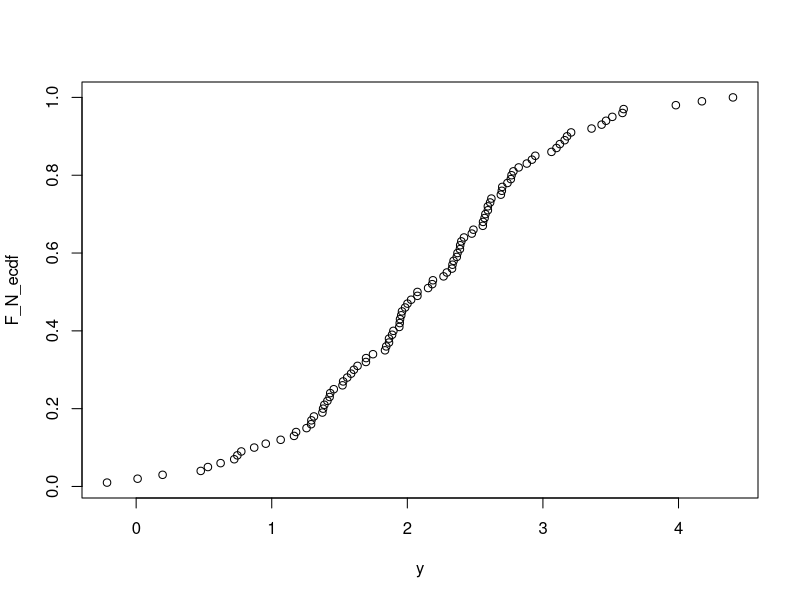
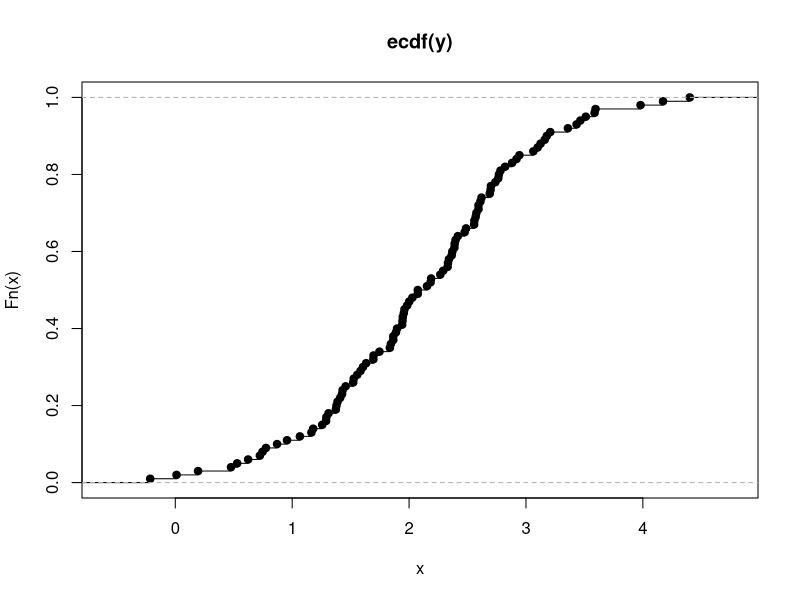
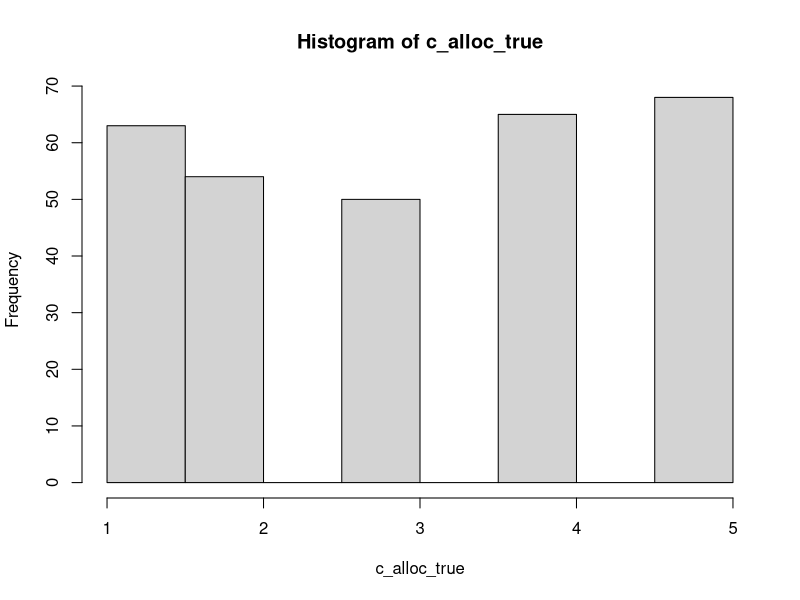
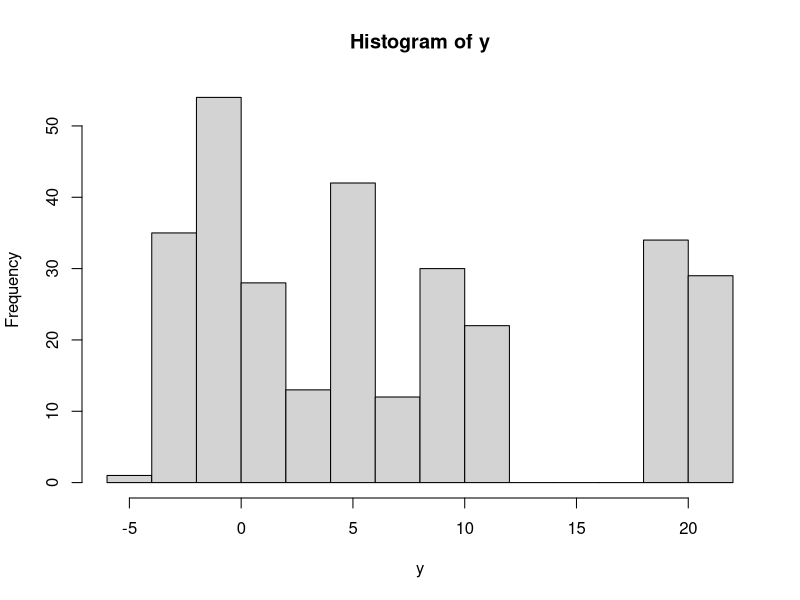

R code for these plots, in order: (Note: this script raises an error after producing the figures.)
# Kolmogorov Smirnov distance


set.seed(1)

n=100
y = rnorm(n, 2, 1)
Fn = ecdf(y)
knots_vec = knots(Fn)

ecdf_func <- function(data) { 
  Length <- length(data) 
  sorted <- sort(data) 
  
  ecdf <- rep(0, Length) 
  for (i in 1:n) { 
    ecdf[i] <- sum(sorted <= data[i]) / Length 
  } 
  return(ecdf) 
} 

F_N_ecdf <- ecdf_func(y) 
F_N_ecdf_sort = sort(F_N_ecdf)

plot(y, F_N_ecdf)

plot(Fn)

F_parametric <- function(x, mean, sd){
  f = pnorm(x, mean = mean, sd = sd)
  return(f)
}


mu = 2
sigma = 1

distance_vec = numeric(n-1)
distance_vec[1] = abs(F_parametric(knots_vec[1], mu, sigma) - F_N_ecdf_sort[1])

for(i in 2:n){
  x_i = knots_vec[i-1]
  x_i_next = knots_vec[i]
  
  d1 = abs(F_parametric(x_i, mu, sigma) - F_N_ecdf_sort[i])
  d2 = abs(F_parametric(x_i_next, mu, sigma) - F_N_ecdf_sort[i])
  distance_vec[i] = max(d1, d2)
}

KS = max(distance_vec)
print(KS)

KS_distance_uninorm <- function(observed_data, mu0, sd0){
  
  ecdf_func <- function(data) { 
    Length <- length(data) 
    sorted <- sort(data) 
    
    ecdf <- rep(0, Length) 
    for (i in 1:n) { 
      ecdf[i] <- sum(sorted <= data[i]) / Length 
    } 
    return(ecdf) 
  } 
  
  n = length(observed_data)
  FN = ecdf_func(observed_data)
  FN_sort = sort(FN)
  
  knots_vec = sort(observed_data)
  distance_vec = numeric(n-1)
  distance_vec[1] = abs(pnorm(knots_vec[1], mu0, sd0) - FN_sort[1])
  
  for(i in 2:n){
    x_i = knots_vec[i-1]
    x_i_next = knots_vec[i]
    
    d1 = abs(pnorm(x_i, mu0, sd0) - FN_sort[i])
    d2 = abs(pnorm(x_i_next, mu0, sd0) - FN_sort[i])
    distance_vec[i] = max(d1, d2)
  }
  
  KS = max(distance_vec)
  return(KS)
}

KS_test1 = KS_distance_uninorm(y, 2,1)
print(KS_test1)


Mixture_normal_cdf = function(x,w,u,s) sum( w*pnorm(x,mean=u,sd=s) )

KS_distance_mixture <- function(observed_data, w, u, s, cdf_func){
  
  ecdf_func <- function(data) { 
    Length <- length(data) 
    sorted <- sort(data) 
    ecdf <- rep(0, Length) 
    for (i in 1:n) { 
      ecdf[i] <- sum(sorted <= data[i]) / Length 
    } 
    return(ecdf) 
  } 
  
  n = length(observed_data)
  FN = ecdf_func(observed_data)
  FN_sort = sort(FN)
  knots_vec = sort(observed_data)
  distance_vec = numeric(n-1)
  distance_vec[1] = abs(cdf_func(knots_vec[1], w, u, s) - FN_sort[1])
  for(i in 2:n){
    x_i = knots_vec[i-1]
    x_i_next = knots_vec[i]
    d1 = abs(cdf_func(x_i,w, u, s) - FN_sort[i])
    d2 = abs(cdf_func(x_i_next,w, u, s) - FN_sort[i])
    distance_vec[i] = max(d1, d2)
  }
  KS = max(distance_vec)
  return(KS)
}



mixture_posterior <- function(c_alloc, data, prior_list){
  # prior
  alpha = prior_list$alpha
  kappa0 = prior_list$kappa0
  theta = prior_list$theta
  a = prior_list$a
  b = prior_list$b
  
  
  cluster=sort(unique(c_alloc))
  K = length(cluster)
  N = length(data)
  data_ordered = sort(data)
  
  alpha_post = numeric(K)
  mu_post = numeric(K)
  sigma2_post = numeric(K)
  
  # posterior mean
  for (k in 1:K) {
    I = c_alloc==cluster[k]
    nk=sum(I)
    yk=data[I]
    alpha_post[k]=alpha+sum(c_alloc==cluster[k])
    kappa_post = kappa0 +nk
    mu_post[k] = (kappa0* theta + sum(yk))/kappa_post
    a_post = a + nk*0.5
    b_post = b + 0.5*sum((yk-mean(yk))^2)+0.5*kappa0*nk*(mean(yk)-theta)^2/kappa_post
    sigma2_post[k] = b_post/(a_post -1)
  }
  weights=alpha_post/sum(alpha_post)
  
  posterior_list = list("weights"=weights, "mu_post"=mu_post, "sigma2_post"=sigma2_post)
  return(posterior_list)
}



# data generation
N = 300
c_alloc_true = sample(1:5, N, replace = TRUE)
hist(c_alloc_true)
K=5
y = rep(NA, N)
m = c(20,10,0,5,-2)
# m = c(-2,0,3)
s = c(0.4, 1, 0.3,1.1, 1)
for (i in 1:K) {
  I = c_alloc_true==i
  y[I] = rnorm(sum(I), m[i], s[i])
}
hist(y)
prior_list = list("alpha"=alpha, "kappa0"=kappa0, "theta"=theta, "a"=a, "b"=b)

c_alloc_test = sample(1:5, N, replace = TRUE)
posterior_list = mixture_posterior(c_alloc_test, y, prior_list)
posterior_list2 = mixture_posterior(c_alloc_true, y, prior_list)

KS_test2 = KS_distance_mixture(y, posterior_list$weights, posterior_list$mu_post, posterior_list$sigma2_post, Mixture_normal_cdf)
print(KS_test2)
KS_test3 = KS_distance_mixture(y, posterior_list2$weights, posterior_list2$mu_post, posterior_list2$sigma2_post, Mixture_normal_cdf)
print(KS_test3)
